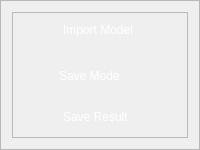
                 <widget class="QFrame" name="Model_Manage">
                  <property name="minimumSize">
                   <size>
                    <width>190</width>
                    <height>150</height>
                   </size>
                  </property>
                  <property name="styleSheet">
                   <string notr="true">QWidget#Model_Manage{
border:2px solid rgba(255, 255, 255, 70);
border-radius:15px;
}</string>
                  </property>
                  <property name="frameShape">
                   <enum>QFrame::StyledPanel</enum>
                  </property>
                  <property name="frameShadow">
                   <enum>QFrame::Raised</enum>
                  </property>
                  <layout class="QVBoxLayout" name="verticalLayout_16">
                   <item>
                    <widget class="QFrame" name="frame_4">
                     <property name="frameShape">
                      <enum>QFrame::StyledPanel</enum>
                     </property>
                     <property name="frameShadow">
                      <enum>QFrame::Raised</enum>
                     </property>
                     <layout class="QVBoxLayout" name="verticalLayout_17">
                      <property name="spacing">
                       <number>9</number>
                      </property>
                      <property name="leftMargin">
                       <number>0</number>
                      </property>
                      <property name="topMargin">
                       <number>0</number>
                      </property>
                      <property name="rightMargin">
                       <number>0</number>
                      </property>
                      <property name="bottomMargin">
                       <number>0</number>
                      </property>
                      <item>
                       <widget class="QPushButton" name="import_button">
                        <property name="sizePolicy">
                         <sizepolicy hsizetype="Expanding" vsizetype="Preferred">
                          <horstretch>0</horstretch>
                          <verstretch>0</verstretch>
                         </sizepolicy>
                        </property>
                        <property name="styleSheet">
                         <string notr="true">QPushButton{
	background-image:url(:/setting /images/newsize/import.png);
	background-repeat: no-repeat;
	background-position: left center;
	border: none;	
	border-left: 10px solid transparent;
	text-align: left;
	padding-left: 40px;
	padding-bottom: 4px;
	color: white;
	font: 700 13pt &quot;Nirmala UI&quot;;
}
QPushButton:hover{
	background-color: rgba(114, 129, 214, 59);
}</string>
                        </property>
                        <property name="text">
                         <string>Import Model</string>
                        </property>
                       </widget>
                      </item>
                      <item>
                       <widget class="QCheckBox" name="save_status_button">
                        <property name="cursor">
                         <cursorShape>PointingHandCursor</cursorShape>
                        </property>
                        <property name="styleSheet">
                         <string notr="true">QCheckBox {
color: white;
font: 700 13pt &quot;Nirmala UI&quot;;
        }
QCheckBox::indicator {
           padding-top: 1px;
            width: 40px;
            height: 30px;
            border: none;
 }

QCheckBox::indicator:unchecked {
            image: url(:/setting /images/newsize/check_no.png);
        }

QCheckBox::indicator:checked {
            image:url(:/setting /images/newsize/check_yes.png);
        }</string>
                        </property>
                        <property name="text">
                         <string>Save Mode</string>
                        </property>
                       </widget>
                      </item>
                      <item>
                       <widget class="QPushButton" name="save_button">
                        <property name="sizePolicy">
                         <sizepolicy hsizetype="Expanding" vsizetype="Preferred">
                          <horstretch>0</horstretch>
                          <verstretch>0</verstretch>
                         </sizepolicy>
                        </property>
                        <property name="styleSheet">
                         <string notr="true">QPushButton{
	background-image:url(:/setting /images/newsize/save.png);
	background-repeat: no-repeat;
	background-position: left center;
	border: none;	
	border-left: 10px solid transparent;
	text-align: left;
	padding-left: 40px;
	padding-bottom: 4px;
	color: white;
	font: 700 13pt &quot;Nirmala UI&quot;;
}
QPushButton:hover{
	background-color: rgba(114, 129, 214, 59);
}</string>
                        </property>
                        <property name="text">
                         <string>Save Result</string>
                        </property>
                        <property name="checkable">
                         <bool>false</bool>
                        </property>
                       </widget>
                      </item>
                     </layout>
                    </widget>
                   </item>
                  </layout>
                 </widget>
